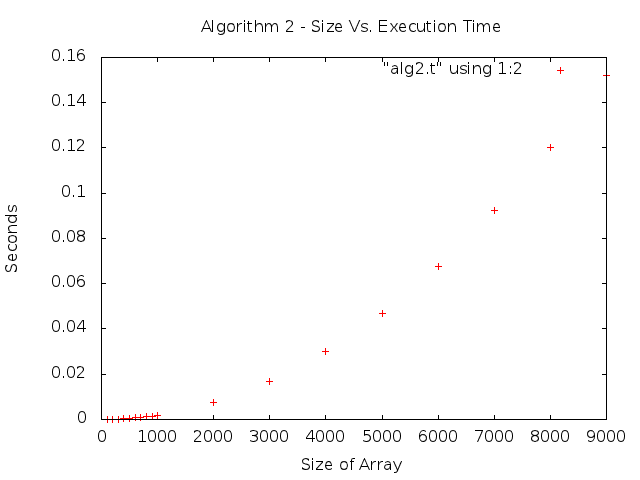

Reproduce this figure in gnuplot.
set title "Algorithm 2 - Size Vs. Execution Time"
set xlabel "Size of Array"
set ylabel "Seconds"
set autoscale
set term png
set output "alg2plot.png"
plot "alg2.t" using 1:2 
